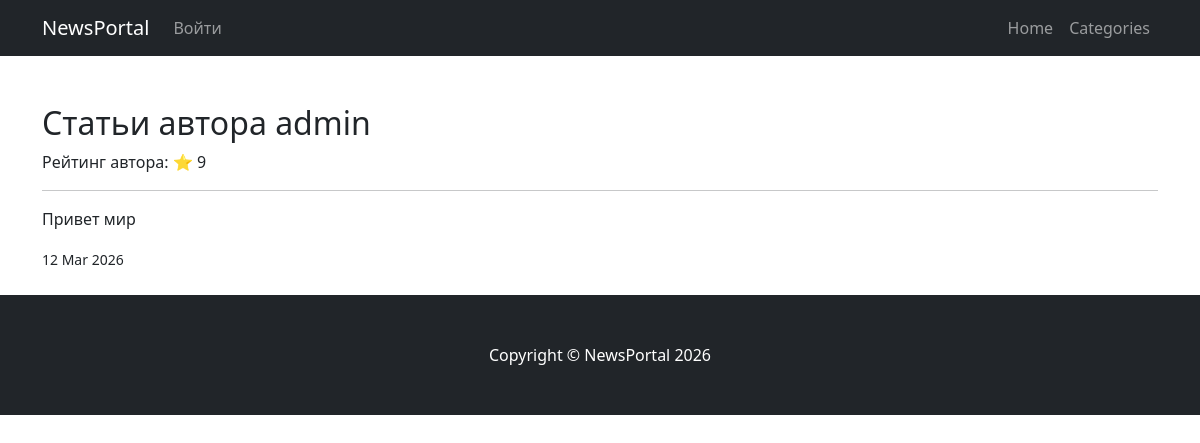
The page /author/4/ on the database as committed earlier.
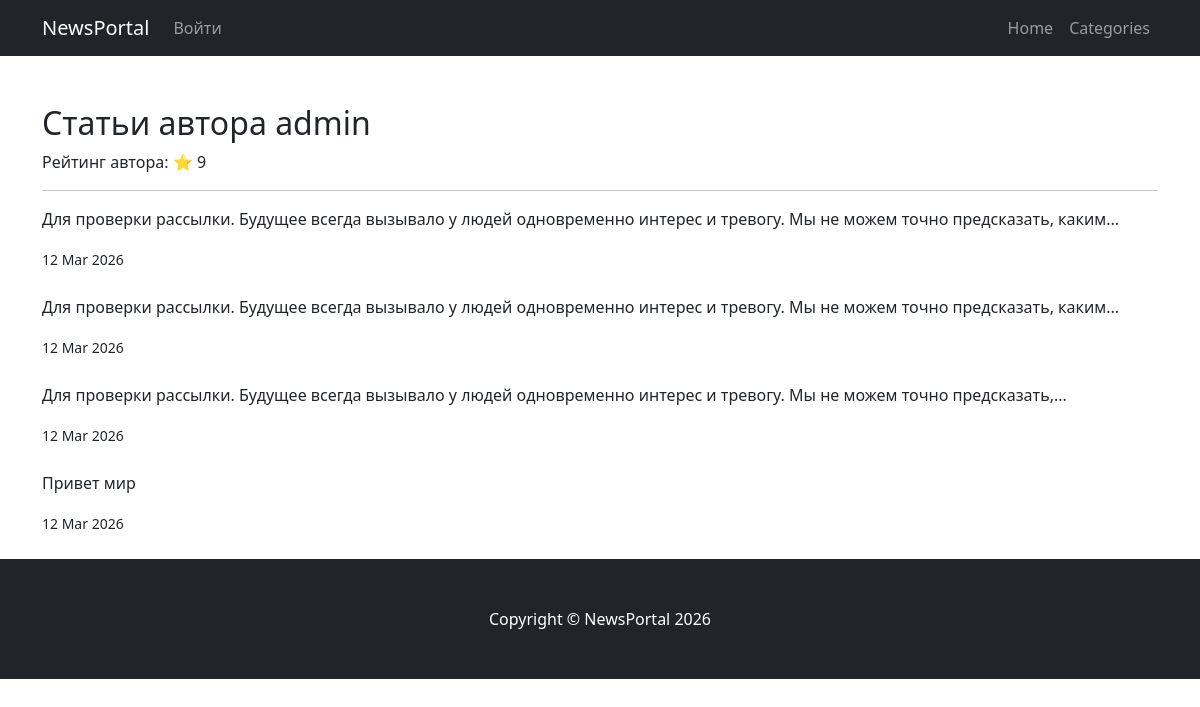
The same page on the database as committed later.
### NewsPortal/models.py (models this page shows, shortened)
class Post(models.Model):
    name = models.CharField(max_length=50)
    author = models.ForeignKey(Author, on_delete=models.CASCADE)
    type_post = models.CharField(max_length=20, choices=POST_CHOICES)
    time_create = models.DateTimeField(auto_now_add=True)
    categories = models.ManyToManyField(Categories, through='PostCategories')
    content = models.TextField()
    rating_post = models.IntegerField(default=0)
    def preview(self):
        snippet = self.content[:124]
        if len(self.content) > 124:
            snippet = snippet.rsplit(' ', 1)[0]
            return snippet + '...'
        return snippet

### NewsPortal/views.py (the view)
# urls.py: path('author/<int:pk>/', AuthorDetailView.as_view(), name='author_detail'),
class AuthorDetailView(ListView):
    model = Post
    template_name = 'author_posts.html'
    context_object_name = 'posts'
    def get_queryset(self):
        self.author = Author.objects.get(pk=self.kwargs['pk'])
        return Post.objects.filter(author=self.author).order_by('-time_create')
    def get_context_data(self, **kwargs):
        context = super().get_context_data(**kwargs)
        context['author'] = self.author
        context['categories'] = Categories.objects.all()
        return context

### templates/author_posts.html (shortened to what this page needs)
{% extends 'flatpages/default.html' %}
{% block content %}
<h2>Статьи автора {{ author.user.username }}</h2>
<p>Рейтинг автора: ⭐ {{ author.rating_author }}</p>
<hr>
{% for post in posts %}
    <div class="mb-4">
        <p>{{ post.preview }}</p>
        <small>{{ post.time_create|date:"d M Y" }}</small>
    </div>
{% empty %}
    <p>У автора пока нет статей.</p>
{% endfor %}
{% endblock %}

Rows that differ between the two databases and show on the page:
added Post: preview "Для проверки рассылки. Будущее всегда вызывало у людей одновременно интерес и тревогу. Мы не можем точно предсказать, каким...", time_create "12 Mar 2026"
added Post: preview "Для проверки рассылки. Будущее всегда вызывало у людей одновременно интерес и тревогу. Мы не можем точно предсказать, каким...", time_create "12 Mar 2026"
added Post: preview "Для проверки рассылки. Будущее всегда вызывало у людей одновременно интерес и тревогу. Мы не можем точно предсказать,...", time_create "12 Mar 2026"
